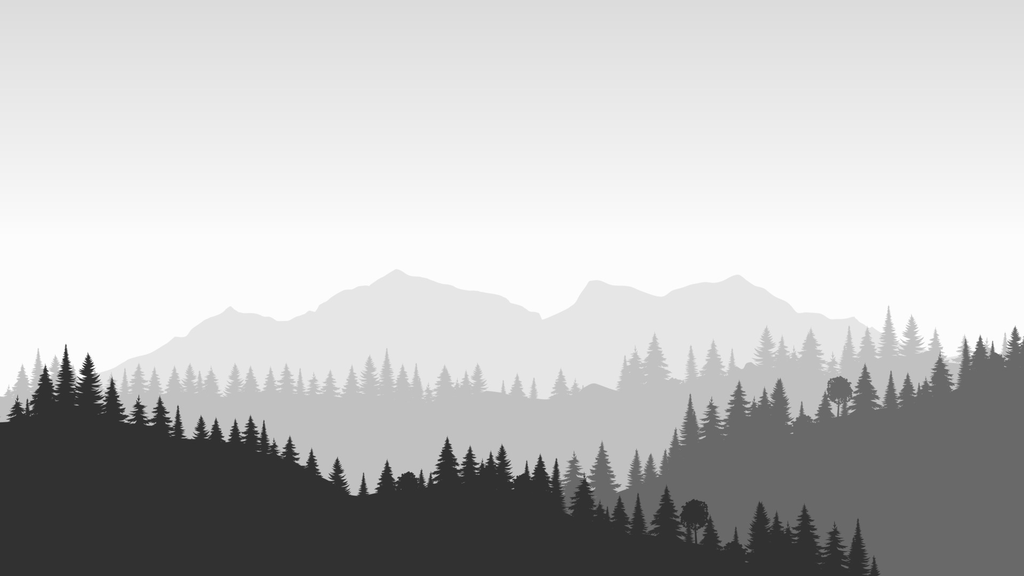
#> input picture assets/backdrops/raw.png, 1024 x 576 px
$ python gen_backdrop.py ../assets/backdrops/raw.png out.png
#> lines starting #> are read from the running program, lines starting #| are printed output that depends on the picture
"""Prepare window-backdrop variants from a source wallpaper.

The source (a greyscale layered-forest illustration) has a near-white sky, which is
backwards for a dark UI. This produces three candidates so the choice can be made
by looking rather than arguing:

  raw      - resized only, to show why untreated art does not work
  night    - luminance crushed toward black and mapped to a cool duotone, so the
             sky reads as dark slate and the treeline goes near-black
  inverted - luminance inverted first, giving an almost-black sky and a pale
             treeline: maximum contrast, least natural

Everything is resized to 1024px wide because Roblox resamples uploads to 1024.

Usage: python gen_backdrop.py <source.jpg> [copy_dir]
"""

import shutil
import sys
from pathlib import Path

import numpy as np
from PIL import Image

WIDTH = 1024
REPO = Path(__file__).resolve().parent.parent
OUTDIR = REPO / "assets" / "backdrops"
OUTDIR.mkdir(parents=True, exist_ok=True)


def duotone(lum, dark, light):
    """Map 0..1 luminance onto a two-point colour ramp."""
    dark = np.array(dark, dtype=np.float64)
    light = np.array(light, dtype=np.float64)
    return dark[None, None, :] + lum[..., None] * (light - dark)[None, None, :]


def save(arr, name):
    img = Image.fromarray(np.clip(arr, 0, 255).astype(np.uint8), mode="RGB")
    path = OUTDIR / f"{name}.png"
    img.save(path, format="PNG", optimize=True)
    return path


src = Path(sys.argv[1])
im = Image.open(src).convert("L")
h = round(im.height * WIDTH / im.width)
#> h = 576
im = im.resize((WIDTH, h), Image.LANCZOS)
lum = np.asarray(im, dtype=np.float64) / 255.0

written = []

# raw: greyscale, resized only
written.append(save(np.dstack([lum * 255] * 3), "raw"))
#> in save, img is the input picture: PIL image 1024x576 RGB; min 26, max 255, mean 189.9

# night: crush toward black, then cool duotone. Sky ~ #2b3339, trees ~ #080b0d
night = np.clip(lum * 0.34 + 0.02, 0, 1)
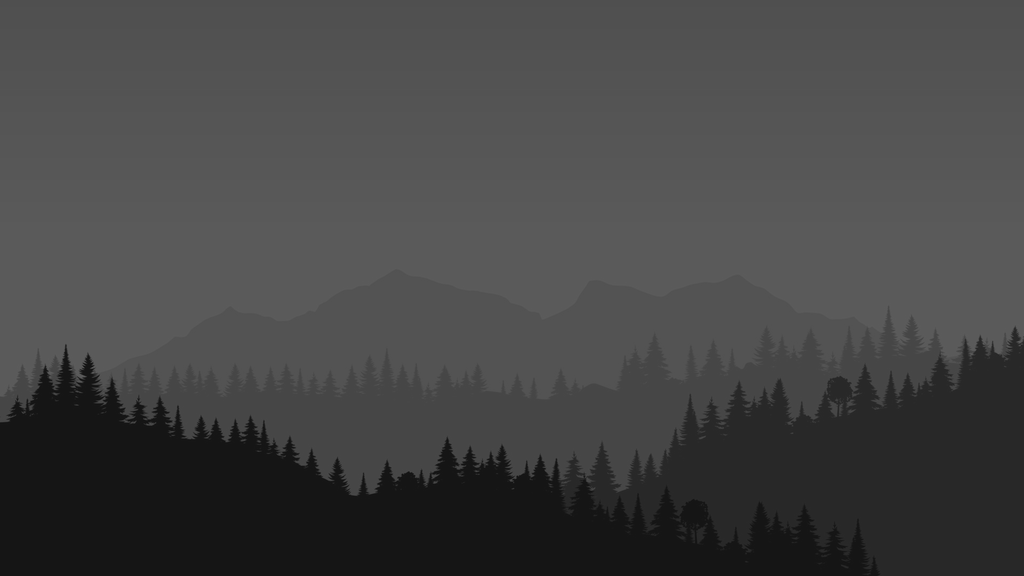
#> night: shape (576, 1024) float64; min 0.0547, max 0.36, mean 0.273
written.append(save(duotone(night, (8, 11, 13), (108, 126, 138)), "night"))
#> in duotone, `return dark[None, None, :] + lum[..., None] * (light - dark)[None, Non..`:
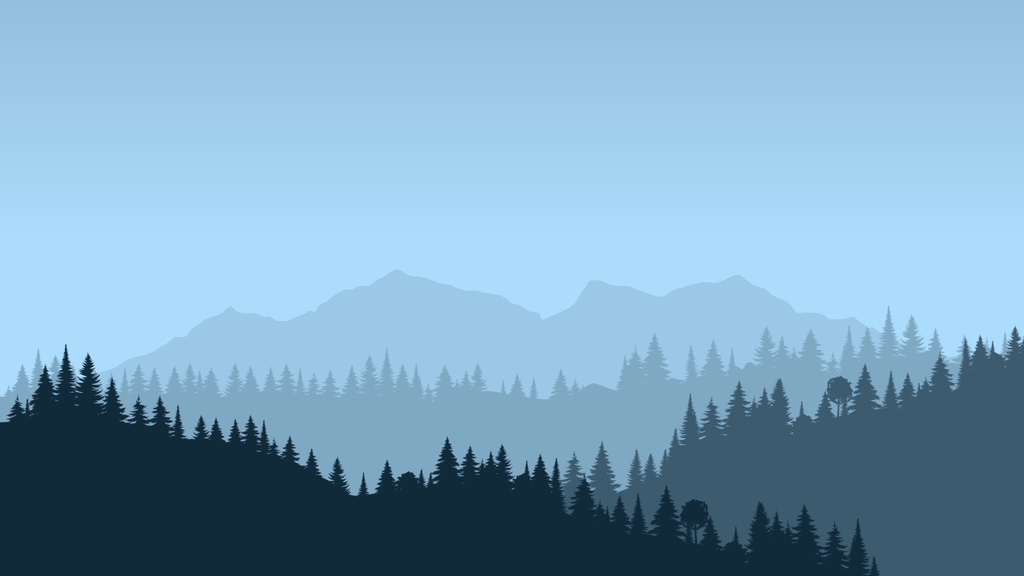
#> returned value: shape (576, 1024, 3) float64; mean of channels 0, 1, 2 35.3, 42.4, 47.2; drawn with min black and max white
#> call 2 of save, with name = 'night'
#> in save (call 2), `img = Image.fromarray(np.clip(arr, 0, 255).astype(np.uint8), mode="RGB")`:
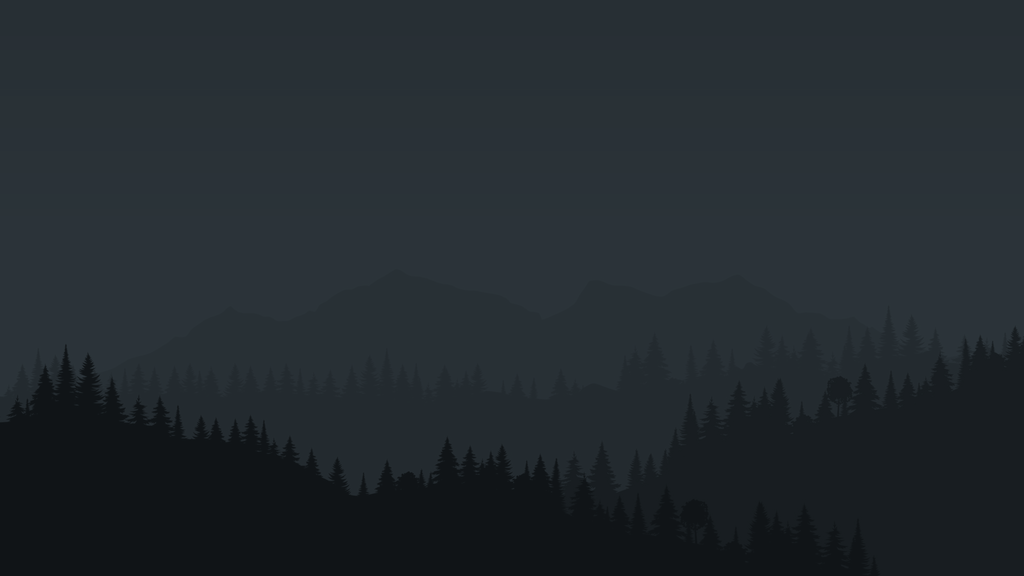
#> img: PIL image 1024x576 RGB; mean R, G, B 34.8, 41.8, 46.7

# inverted: near-black sky, pale treeline
inv = np.clip((1.0 - lum) * 0.85 + 0.03, 0, 1)
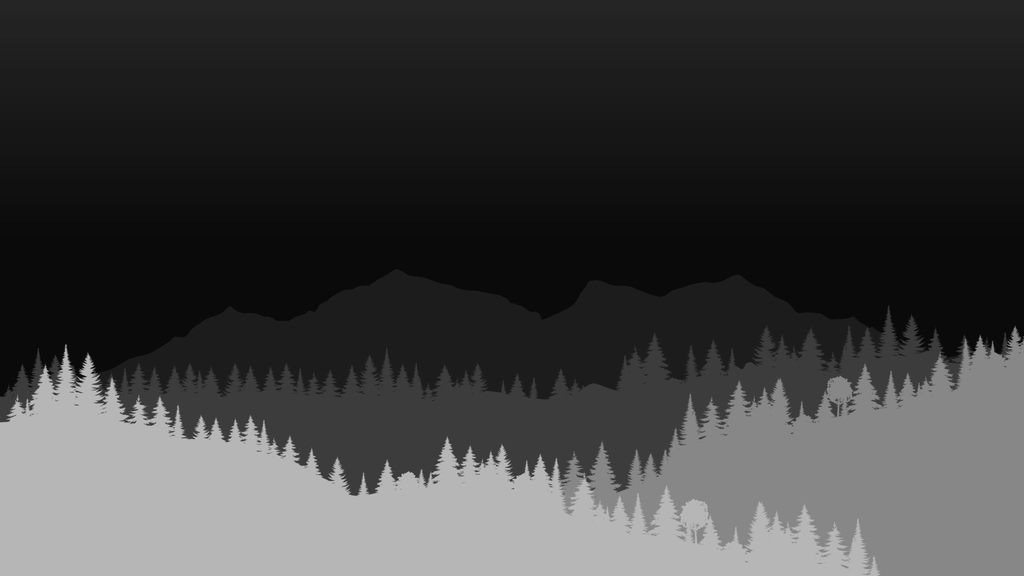
#> inv: shape (576, 1024) float64; min 0.03, max 0.793, mean 0.247
written.append(save(duotone(inv, (9, 12, 14), (150, 168, 178)), "inverted"))
#> call 2 of duotone, with dark = (9, 12, 14), light = (150, 168, 178)
#> in duotone (call 2), `return dark[None, None, :] + lum[..., None] * (light - dark)[None, Non..`:
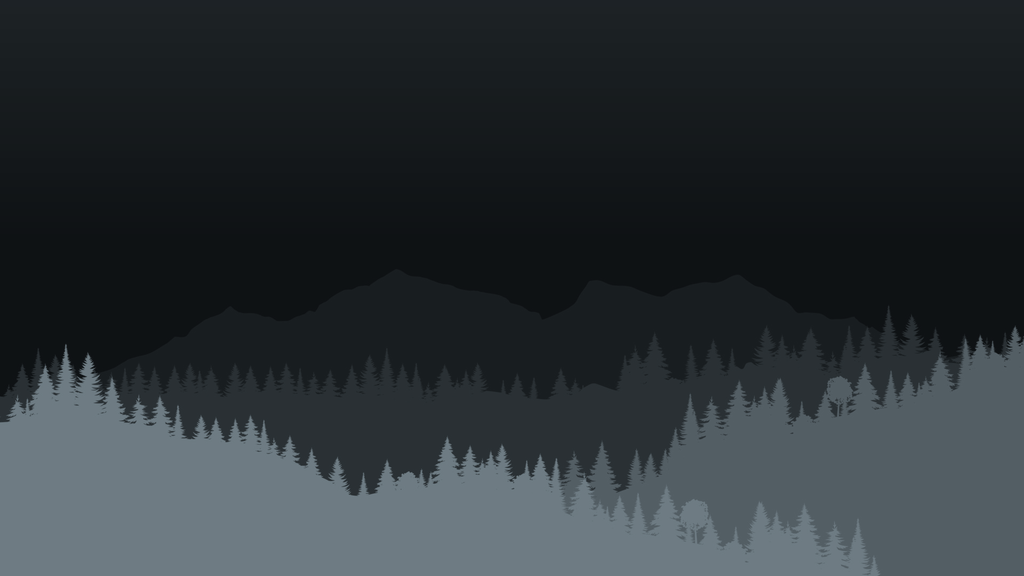
#> returned value: shape (576, 1024, 3) float64; mean of channels 0, 1, 2 43.8, 50.5, 54.5; drawn as R, G, B

for p in written:
#> (the run stopped early here; a loop or call above may not have finished)
